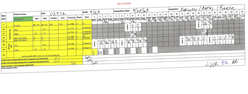
#> input picture deskewer-WIP/i1.png, 248 x 94 px, shrunk from 1739 x 660 before the run, found by its file name
$ python four-point-transform-deskew.py
#> lines starting #> are read from the running program, lines starting #| are printed output that depends on the picture; after the words box and inside, x2 and y2 are one past the last pixel; in counts of white or black regions, pixels touching at a corner belong together
import os

import cv2
import numpy as np


# set the minium proportion of the page area that must be taken up by a quadrilateral to use it for deskewing
# if the quadrilateral takes up less then this fraction of the page area, it is likely that the page
# does not contain a grid
minAreaProportion = 1/20


def debug_draw_contour_and_save_image(image, contour, save_path):
    image = image.copy()

    # draw the contour
    cv2.drawContours(image, [contour], 0, (0, 0, 255), 2)

    # draw the points
    for (x, y) in contour.reshape(-1, 2):
        cv2.circle(image, (x, y), 10, (255, 0, 0), 3)

    # get and draw the minAreaRect
    rect = cv2.minAreaRect(contour)
    box = cv2.boxPoints(rect)
    box = np.intp(box)
    cv2.drawContours(image, [box], 0, (0, 255, 0), 2)

    cv2.imwrite(save_path, image)


def preprocess_image(image):
    # convert to grayscale
    gray = cv2.cvtColor(image, cv2.COLOR_BGR2GRAY)

    # apply Gaussian blur
    blurred = cv2.GaussianBlur(gray, (5, 5), 0)

    # convert to binary
    binary = cv2.adaptiveThreshold(blurred, maxValue=255, adaptiveMethod=cv2.ADAPTIVE_THRESH_MEAN_C,
                                   thresholdType=cv2.THRESH_BINARY_INV, blockSize=5, C=2)

    return binary


def find_largest_quadrilateral(image):
    # preprocess the image
    binary = preprocess_image(image)

    # find contours
    contours, _ = cv2.findContours(binary, cv2.RETR_LIST, cv2.CHAIN_APPROX_SIMPLE)
    # sort contours by area (largest first)
    # contours = sorted(contours, key=cv2.contourArea, reverse=True)
    def areaOfConvexHull(c):
        return cv2.contourArea(cv2.convexHull(c))
    contours = sorted(contours, key=areaOfConvexHull, reverse=True)
    # select largest contour
    largest_contour = contours[0]

    largest_contour = cv2.convexHull(largest_contour)

    debug_draw_contour_and_save_image(image, largest_contour, 'deskewer-WIP/test01.png')

    # try to approximate the contour with polygons using "cv2.approxPolyDP" (check OpenCV docs for more info)
    # we try to relax the epsilon parameter until we find a quadrilateral approximation of the contour
    # if we fail to find a quadrilateral approximation, we will simply use a minmum area rectangle to approximate it
    epsilon_fraction_of_max_dimension = 1/20
    max_epsilon = max([image.shape[0], image.shape[1]])*epsilon_fraction_of_max_dimension
    for epsilon in np.linspace(0, max_epsilon, 100):
        approx = cv2.approxPolyDP(largest_contour, epsilon, True)
        print(f'len(approx): {len(approx)}')

        # if we found an approximation of the contour with only 4 sides, we have our quadrilateral
        if len(approx) == 4:
            debug_draw_contour_and_save_image(image, approx, 'deskewer-WIP/test02.png')
            return approx.reshape(4, 2)

        # if we've reduced to our approximation to a polygon with less then 4 points, we can stop looking
        # NOTE: this isn't needed, but it saves on computation by not checking values that won't work
        if len(approx) < 4:
            break

    # if we failed to find a (non-rectangular) quadrilateral contour, we can just use a minium area rectangle
    print('faild to find quadrilateral contour approximation! using minAreaRect instead!')
    rect = cv2.minAreaRect(largest_contour)
    box = cv2.boxPoints(rect)
    box = np.intp(box)
    print(box)
    return box


def order_quadrilateral_points(pts):
    """Sort points based on their x and y coordinates."""
    quadrilateral = np.zeros((4, 2), dtype="float32")

    s = pts.sum(axis=1) # each entry in s is the sum of the x any y components of a point
    quadrilateral[0] = pts[np.argmin(s)] # top-left will have the smallest combined x,y value
    quadrilateral[2] = pts[np.argmax(s)] # bottom-right will have the largest combined x,y value

    diff = np.diff(pts, axis=1) # each entry in diff is the y-x value of a point
    quadrilateral[1] = pts[np.argmin(diff)] # top-right will have the most negative y-x value
    quadrilateral[3] = pts[np.argmax(diff)] # bottom-left will have the most positive y-x value

    return quadrilateral


def four_point_transform(image, quadrilateral):
    (tl, tr, br, bl) = quadrilateral # top-left, top-right, bottom-right, bottom-left

    widthA = np.sqrt(((br[0] - bl[0]) ** 2) + ((br[1] - bl[1]) ** 2)) # length of bottom of quadrilateral
    widthB = np.sqrt(((tr[0] - tl[0]) ** 2) + ((tr[1] - tl[1]) ** 2)) # length of top of quadrilateral
    maxWidth = int(max(widthA, widthB))

    heightA = np.sqrt(((tr[0] - br[0]) ** 2) + ((tr[1] - br[1]) ** 2)) # height of right side of quadrilateral
    heightB = np.sqrt(((tl[0] - bl[0]) ** 2) + ((tl[1] - bl[1]) ** 2)) # height of left side of quadrilateral
    maxHeight = int(max(heightA, heightB))

    # shift the quadrilateral to the top left of the image
    # NOTE: this step is required so that the part of the page above the quadrilateral doesn't get cropped off
    min_y = min(y for x, y in quadrilateral)
    min_x = min(x for x, y in quadrilateral)
    for i in range(4):
        quadrilateral[i][0] -= min_x
        quadrilateral[i][1] -= min_y

    # generate the coordinates of quadrangle vertices in the destination image
    dst = np.array([
        [0, 0], #top-left
        [maxWidth, 0], #top-right
        [maxWidth, maxHeight], #bottom-right
        [0, maxHeight]], dtype="float32") #bottom-left

    # generate transformation matrix and perform transform
    M = cv2.getPerspectiveTransform(quadrilateral, dst)
    warped = cv2.warpPerspective(image, M, (image.shape[1], image.shape[0]), borderValue=(255, 255, 0))
    return warped


def deskew_image(image_path, output_path):
#> called with image_path = 'deskewer-WIP/i1.png', output_path = 'deskewer-WIP/output.png'
    image = cv2.imread(image_path)
#> image is the input picture: shape (94, 248, 3); mean B, G, R 198.7, 228.3, 228.2

    pts = find_largest_quadrilateral(image)
#> in preprocess_image, `gray = cv2.cvtColor(image, cv2.COLOR_BGR2GRAY)`:
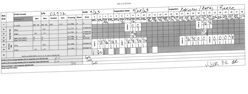
#> gray: shape (94, 248); min 97, max 255, mean 224.9
#> in preprocess_image, `blurred = cv2.GaussianBlur(gray, (5, 5), 0)`:
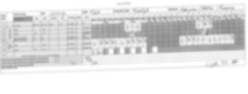
#> blurred: shape (94, 248); min 139, max 255, mean 224.9
#> in preprocess_image, `binary = cv2.adaptiveThreshold(blurred, maxValue=255, adaptiveMethod=c..`:
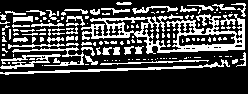
#> binary: shape (94, 248); 27% white in thin lines or dots, all inside (x1, y1, x2, y2) = (0, 2, 246, 75)
#> in find_largest_quadrilateral, `contours, _ = cv2.findContours(binary, cv2.RETR_LIST, cv2.CHAIN_APPROX..`: contours = 180 contours, 142 with area under 20; largest, box (x1, y1, x2, y2) and area: (81, 14, 245, 54) 2786, (178, 32, 236, 47) 610, (0, 59, 230, 75) 326, (105, 18, 150, 34) 312, (0, 54, 61, 69) 188
#> in find_largest_quadrilateral, `largest_contour = contours[0]`: largest_contour = contour of 534 points, box (x1, y1, x2, y2) (81, 14, 245, 54), area 2786
#> in find_largest_quadrilateral, `largest_contour = cv2.convexHull(largest_contour)`: largest_contour = contour of 12 points, box (x1, y1, x2, y2) (81, 14, 245, 54), area 5446
#> in debug_draw_contour_and_save_image, `cv2.drawContours(image, [contour], 0, (0, 0, 255), 2)`:
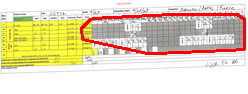
#> image: shape (94, 248, 3); 4.79% of pixels changed, all inside (x1, y1, x2, y2) = (80, 13, 246, 55)
#> the loop in debug_draw_contour_and_save_image, `for (x, y) in contour.reshape(-1, 2):` made 12 passes
#> (x, y) on passes 1 to 12: (237, 14), (244, 19), (244, 49), (227, 50), (155, 53), (147, 53), (82, 39), (81, 29), (81, 28), (90, 19), (92, 18), (171, 14)
#> after the loop in debug_draw_contour_and_save_image, `for (x, y) in contour.reshape(-1, 2):`:
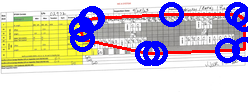
#> image: shape (94, 248, 3); 11.33% of pixels changed, all inside (x1, y1, x2, y2) = (69, 2, 248, 66)
#> in debug_draw_contour_and_save_image, `rect = cv2.minAreaRect(contour)`: rect = ((162.9, 33.5), (163.3, 38.3), -2.39)
#> in debug_draw_contour_and_save_image, `box = cv2.boxPoints(rect)`: box = [[82.13, 56.04], [80.53, 17.77], [243.7, 10.97], [245.3, 49.24]]
#> in debug_draw_contour_and_save_image, `box = np.intp(box)`: box = [[82, 56], [80, 17], [243, 10], [245, 49]]
#> in debug_draw_contour_and_save_image, `cv2.drawContours(image, [box], 0, (0, 255, 0), 2)`:
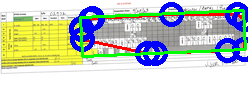
#> image: shape (94, 248, 3); 5.18% of pixels changed, all inside (x1, y1, x2, y2) = (79, 9, 247, 58)
#> the loop in find_largest_quadrilateral, `for epsilon in np.linspace(0, max_epsilon, 100):` made 84 passes
#| len(approx): 12
#| len(approx): 12
#| len(approx): 10
#| len(approx): 9
#| len(approx): 9
#| len(approx): 8
#| len(approx): 8
#| len(approx): 8
#> (further printed lines are left out)
#> pts = [[244, 19], [244, 49], [147, 53], [81, 29]]
    quadrilateral = order_quadrilateral_points(pts)
#> in order_quadrilateral_points, `s = pts.sum(axis=1)`: s = [263, 293, 200, 110]
#> in order_quadrilateral_points, `diff = np.diff(pts, axis=1)`: diff = [-225, -195, -94, -52]
#> quadrilateral = [[81, 29], [244, 19], [244, 49], [81, 29]]

    # calculate approximate area of quadrilateral
    (tl, tr, br, bl) = quadrilateral # top-left, top-right, bottom-right, bottom-left
#> tl = [81, 29]; tr = [244, 19]; br = [244, 49]; bl = [81, 29]
    height = br[1] - tl[1] # approximation of height of quadrilateral
#> height = 20
    width = br[0] - tl[0] # approximation of width of quadrilateral
#> width = 163
    area = height*width
#> area = 3260

    # claculate minimum required area of quadrilateral
    minArea = image.shape[0]*image.shape[1]*minAreaProportion
#> minArea = 1165.6

    if area < minArea:
        print('Was unable to find large enough quadrilateral to confidently deskew image!'\
              ' Saving original image as deskewed iamge!')
        cv2.imwrite(output_path, image)
    else:
        warped = four_point_transform(image, quadrilateral)
#> in four_point_transform, `(tl, tr, br, bl) = quadrilateral`: tl = [81, 29]; tr = [244, 19]; br = [244, 49]; bl = [81, 29]
#> in four_point_transform, `widthA = np.sqrt(((br[0] - bl[0]) ** 2) + ((br[1] - bl[1]) ** 2))`: widthA = 164.2
#> in four_point_transform, `widthB = np.sqrt(((tr[0] - tl[0]) ** 2) + ((tr[1] - tl[1]) ** 2))`: widthB = 163.3
#> in four_point_transform, `maxWidth = int(max(widthA, widthB))`: maxWidth = 164
#> in four_point_transform, `heightA = np.sqrt(((tr[0] - br[0]) ** 2) + ((tr[1] - br[1]) ** 2))`: heightA = 30
#> in four_point_transform, `heightB = np.sqrt(((tl[0] - bl[0]) ** 2) + ((tl[1] - bl[1]) ** 2))`: heightB = 0
#> in four_point_transform, `maxHeight = int(max(heightA, heightB))`: maxHeight = 30
#> in four_point_transform, `min_y = min(y for x, y in quadrilateral)`: min_y = 19
#> in four_point_transform, `min_x = min(x for x, y in quadrilateral)`: min_x = 81
#> after the loop in four_point_transform, `for i in range(4):`: quadrilateral = [[0, 10], [163, 0], [163, 30], [0, 10]]
#> in four_point_transform, `dst = np.array([ [0, 0], #top-left [maxWidth, 0], #top-right [maxWidth..`: dst = [[0, 0], [164, 0], [164, 30], [0, 30]]
#> in four_point_transform, `M = cv2.getPerspectiveTransform(quadrilateral, dst)`: M = [[-0.0109, -0.0969, 0.969], [-0.00139, -0.0226, 0.226], [-6.63e-05, -0.000591, 0.00591]]
        cv2.imwrite(output_path, warped)


def main():
    skewed_images_path = './ParachuteData/pdf-pages-as-images'
    deskewed_images_path = './deskewer-WIP/output-images'

    for skewed_image_filename in os.listdir(skewed_images_path):
        skewed_image_path = os.path.join(skewed_images_path, skewed_image_filename)
        deskewed_image_path = os.path.join(deskewed_images_path, skewed_image_filename)
        print(skewed_image_filename)
        deskew_image(skewed_image_path, deskewed_image_path)


if __name__ == '__main__':
    input_image = 'deskewer-WIP/i1.png'
    # input_image = 'ParachuteData/pdf-pages-as-images/T-11 LAT (SEPT 2022)-030.png'
    # input_image = 'ParachuteData/pdf-pages-as-images/T-11 W911QY-19-D-0046 LOT 45_09282023-008.png'
    output_image = 'deskewer-WIP/output.png'
    deskew_image(input_image, output_image)

    # main()

$ run again, with deskewer-WIP/i2.png copied over deskewer-WIP/i1.png
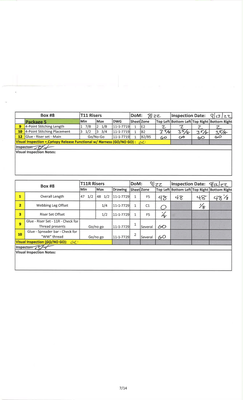
#> input picture deskewer-WIP/i2.png, 243 x 400 px, shrunk from 1700 x 2800 before the run, found by its file name
#> in deskew_image, image is the input picture: shape (400, 243, 3); mean B, G, R 239.9, 242.8, 242.8
#> in preprocess_image, `binary = cv2.adaptiveThreshold(blurred, maxValue=255, adaptiveMethod=c..`:
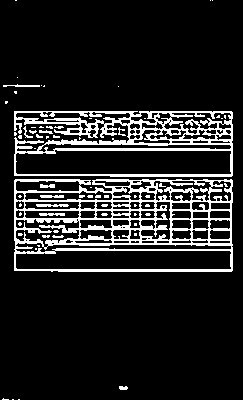
#> binary: shape (400, 243); 13.4% white in thin lines or dots
#> contours = 177 contours, 79 with area under 20; largest, box (x1, y1, x2, y2) and area: (14, 179, 233, 272) 19708, (14, 111, 233, 177) 12244, (15, 149, 232, 175) 5053, (15, 250, 232, 270) 3969, (15, 218, 80, 248) 1076
#> in find_largest_quadrilateral, `largest_contour = contours[0]`: largest_contour = contour of 96 points, box (x1, y1, x2, y2) (14, 179, 233, 272), area 19708
#> in find_largest_quadrilateral, `largest_contour = cv2.convexHull(largest_contour)`: largest_contour = [[231, 179], [232, 180], [232, 270], [231, 271], [51, 271], [14, 270], [14, 180], [15, 179]]
#> the loop in debug_draw_contour_and_save_image, `for (x, y) in contour.reshape(-1, 2):` made 8 passes
#> rect = ((123, 225), (92, 218), -90)
#> in debug_draw_contour_and_save_image, `box = cv2.boxPoints(rect)`: box = [[232, 271], [14, 271], [14, 179], [232, 179]]
#> the loop in find_largest_quadrilateral, `for epsilon in np.linspace(0, max_epsilon, 100):` made 6 passes
#> (approx, rect in debug_draw_contour_and_save_image, box in debug_draw_contour_and_save_image) on pass 6: ([[232, 180], [231, 271], [14, 270], [15, 179]], ((123, 225), (91, 217.6), -89.74), [[231, 271], [13, 270], [14, 178], [231, 180]])
#> (printed output is left out)
#> pts = [[232, 180], [231, 271], [14, 270], [15, 179]]
#> s = [412, 502, 284, 194]
#> diff = [-52, 40, 256, 164]
#> in deskew_image, `quadrilateral = order_quadrilateral_points(pts)`: quadrilateral = [[15, 179], [232, 180], [231, 271], [14, 270]]
#> in deskew_image, `(tl, tr, br, bl) = quadrilateral`: tl = [15, 179]; tr = [232, 180]; br = [231, 271]; bl = [14, 270]
#> height = 92
#> width = 216
#> area = 19872
#> in four_point_transform, `(tl, tr, br, bl) = quadrilateral`: tl = [15, 179]; tr = [232, 180]; br = [231, 271]; bl = [14, 270]
#> widthA = 217
#> heightA = 91.01
#> maxHeight = 91
#> min_y = 179
#> min_x = 14
#> after the loop in four_point_transform, `for i in range(4):`: quadrilateral = [[1, 0], [218, 1], [217, 92], [0, 91]]
#> dst = [[0, 0], [217, 0], [217, 91], [0, 91]]
#> M = [[1, 0.011, -1], [-0.00461, 1, 0.00461], [-1.16e-19, 9.38e-19, 1]]
#> in four_point_transform, `warped = cv2.warpPerspective(image, M, (image.shape[1], image.shape[0]..`:
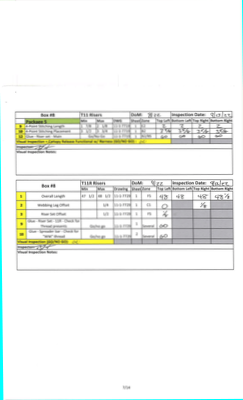
#> warped: shape (400, 243, 3); mean B, G, R 240, 242.9, 241
